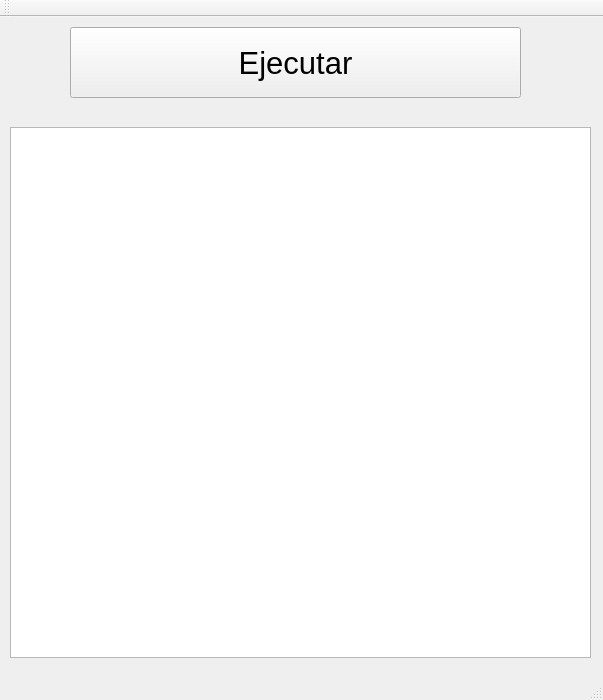
<?xml version="1.0" encoding="UTF-8"?>
<ui version="4.0">
 <class>MainWindow</class>
 <widget class="QMainWindow" name="MainWindow">
  <property name="geometry">
   <rect>
    <x>0</x>
    <y>0</y>
    <width>603</width>
    <height>700</height>
   </rect>
  </property>
  <property name="windowTitle">
   <string>MainWindow</string>
  </property>
  <widget class="QWidget" name="centralWidget">
   <widget class="QGraphicsView" name="fondo">
    <property name="geometry">
     <rect>
      <x>10</x>
      <y>110</y>
      <width>581</width>
      <height>531</height>
     </rect>
    </property>
   </widget>
   <widget class="QPushButton" name="pushButton">
    <property name="geometry">
     <rect>
      <x>70</x>
      <y>10</y>
      <width>451</width>
      <height>71</height>
     </rect>
    </property>
    <property name="font">
     <font>
      <pointsize>23</pointsize>
     </font>
    </property>
    <property name="text">
     <string>Ejecutar</string>
    </property>
   </widget>
  </widget>
  <widget class="QMenuBar" name="menuBar">
   <property name="geometry">
    <rect>
     <x>0</x>
     <y>0</y>
     <width>603</width>
     <height>21</height>
    </rect>
   </property>
  </widget>
  <widget class="QToolBar" name="mainToolBar">
   <attribute name="toolBarArea">
    <enum>TopToolBarArea</enum>
   </attribute>
   <attribute name="toolBarBreak">
    <bool>false</bool>
   </attribute>
  </widget>
  <widget class="QStatusBar" name="statusBar"/>
 </widget>
 <layoutdefault spacing="6" margin="11"/>
 <resources/>
 <connections/>
</ui>
